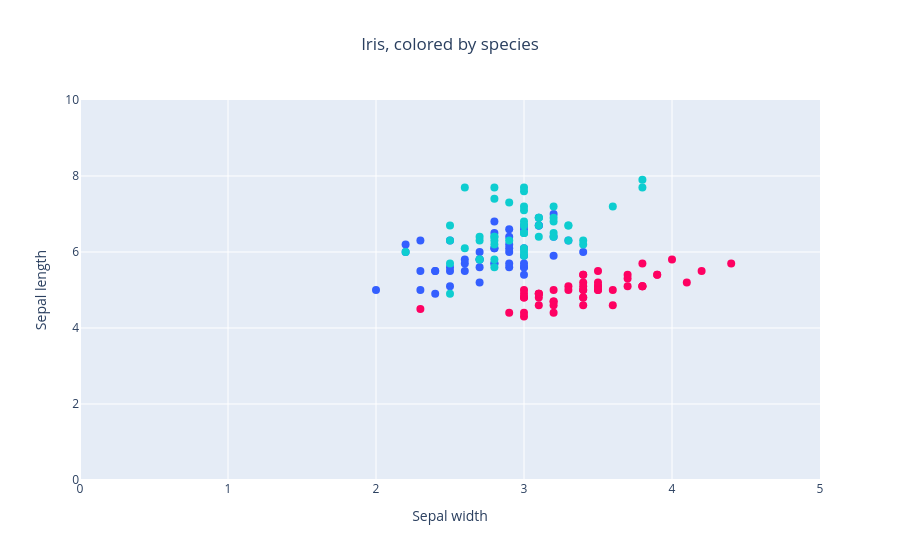

Source (notebook cell):
### Markdown cell above
## Adding color, axis labels, axis ranges

Each trace and layout component has its own sub-objects you can configure. The most useful ones for scatter plots are:

- `marker` (color, size, opacity, symbol)
- `xaxis` / `yaxis` (title, range)

### Code cell
# Map each species to one color from our palette
species_colors = {1: color[0], 2: color[1], 3: color[2]}
point_colors = df['species_id'].map(species_colors)

fig = go.Figure(
    data=go.Scatter(
        x=df['sepal_width'],
        y=df['sepal_length'],
        mode='markers',
        marker=go.scatter.Marker(color=point_colors, size=8)
    ),
    layout=go.Layout(
        title=go.layout.Title(text='Iris, colored by species', x=0.5),
        xaxis=go.layout.XAxis(title='Sepal width', range=[0, 5]),
        yaxis=go.layout.YAxis(title='Sepal length', range=[0, 10])
    )
)

fig.show()

### Figure 1 — Plotly figure (JSON) as saved in the notebook; plotly's stock layout.template omitted (floating-point values rounded to 4 significant figures; data arrays with more than 128 entries replaced by an {"elided": "..."} marker saying what was removed)
{"data": [{"marker": {"color": {"elided": "150 str values"}, "size": 8}, "mode": "markers", "type": "scatter", "x": {"elided": "150 float values"}, "y": {"elided": "150 float values"}}], "layout": {"title": {"text": "Iris, colored by species", "x": 0.5}, "xaxis": {"range": [0, 5], "title": {"text": "Sepal width"}}, "yaxis": {"range": [0, 10], "title": {"text": "Sepal length"}}}}
